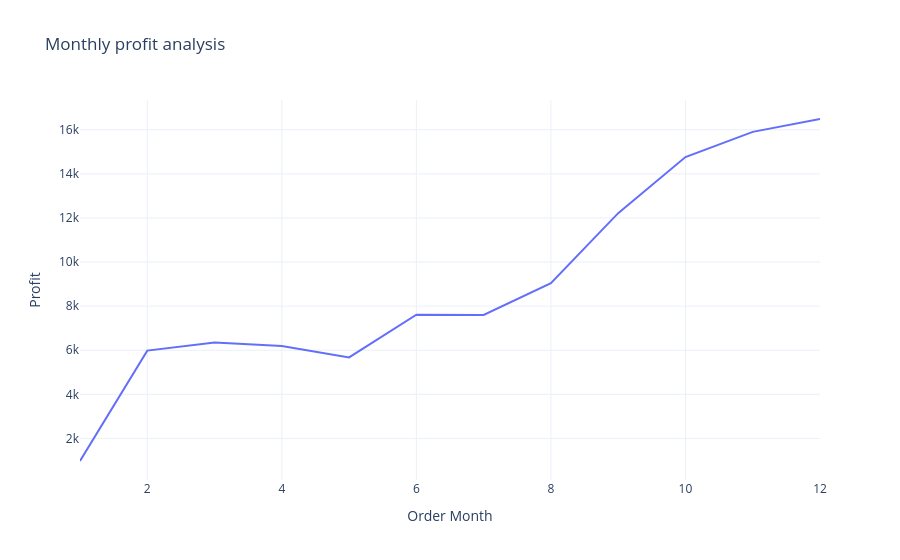

The code cell stored with this chart in its notebook:
### Code cell
fig=px.line(profit_month,
            x="Order Month",
            y="Profit",
            title="Monthly profit analysis")
fig.show()

### Figure 1 — Plotly figure (JSON) as saved in the notebook; plotly's stock layout.template omitted (floating-point values rounded to 4 significant figures)
{"data": [{"hovertemplate": "Order Month=%{x}<br>Profit=%{y}<extra></extra>", "legendgroup": "", "line": {"color": "#636efa", "dash": "solid"}, "marker": {"symbol": "circle"}, "mode": "lines", "name": "", "orientation": "v", "showlegend": false, "type": "scatter", "x": [1, 2, 3, 4, 5, 6, 7, 8, 9, 10, 11, 12], "xaxis": "x", "y": [974.1, 5982.0, 6349.0, 6194.0, 5675.0, 7611.0, 7597.0, 9045.0, 12220.0, 14760.0, 15900.0, 16490.0], "yaxis": "y"}], "layout": {"autosize": true, "legend": {"tracegroupgap": 0}, "title": {"text": "Monthly profit analysis"}, "xaxis": {"anchor": "y", "autorange": true, "domain": [0, 1], "range": [1, 12], "title": {"text": "Order Month"}, "type": "linear"}, "yaxis": {"anchor": "x", "autorange": true, "domain": [0, 1], "range": [112.1, 17350.0], "title": {"text": "Profit"}, "type": "linear"}}}
